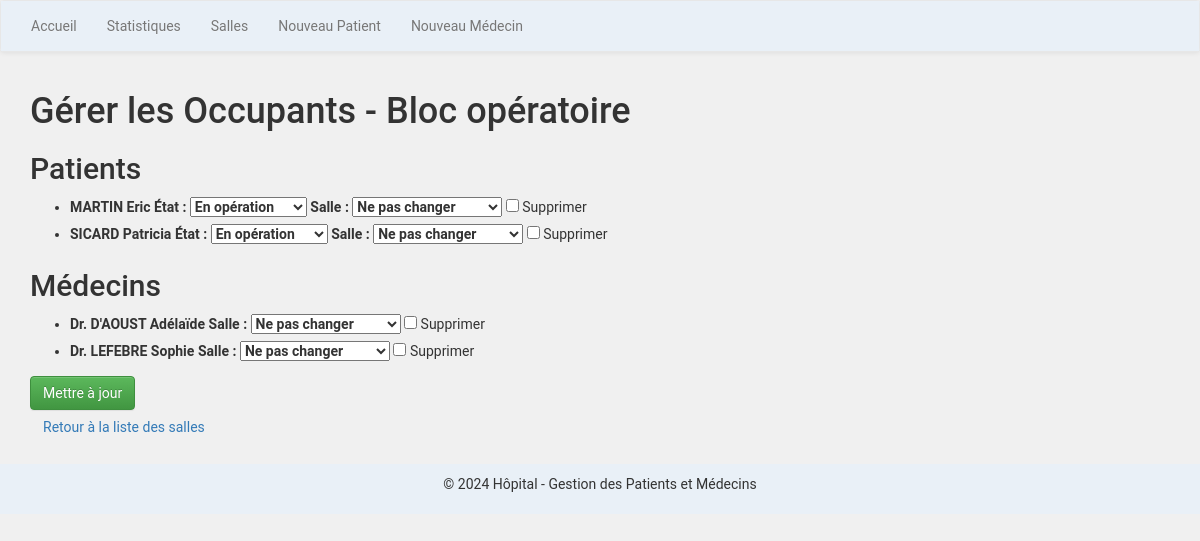
Screenshot of /salles/6/gerer/ with the database file from the repository.
### hopital/models.py (models this page shows, shortened)
class Salle(models.Model):
    nom = models.CharField(max_length=100)
    capacite = models.IntegerField(null=True, blank=True)

class Patient(models.Model):
    Etat_de_sante_liste = [
        ('Bonne santé', 'Bonne santé'),
        ('Décédé', 'Décédé'),
        ('Hospitalisé', 'Hospitalisé'),
        ('En opération', 'En opération'),
        ('Repos', 'Repos'),
        ('En réanimation', 'En réanimation'),
    ]
    numero_de_sécurite_sociale = models.IntegerField(null=False, blank=False)
    nom = models.CharField(max_length=100)
    prenom = models.CharField(max_length=100)
    date_naissance = models.DateField()
    date_arrivee = models.DateField(null=True, blank=True)
    etat_de_sante = models.CharField(
        max_length=50, choices=Etat_de_sante_liste, default='Bonne santé'
    )
    salle = models.ForeignKey('Salle', on_delete=models.SET_NULL, null=True, blank=True, related_name='patients')
    soigne = models.BooleanField(default=False)

class Medecin(models.Model):
    nom = models.CharField(max_length=100)
    prenom = models.CharField(max_length=100)
    date_naissance = models.DateField()
    salle = models.ForeignKey('Salle', on_delete=models.SET_NULL, null=True, blank=True, related_name='medecins')

### hopital/views.py (the view, shortened to what this page needs)
# urls.py: path('salles/<int:salle_id>/gerer/', views.gerer_occupants, name='gerer_occupants'),
def gerer_occupants(request, salle_id):
    salle = get_object_or_404(Salle, id=salle_id)
    patients = salle.patients.all()
    medecins = salle.medecins.all()
    salles_disponibles = Salle.objects.exclude(id=salle_id)
    return render(request, 'hopital/gerer_occupants.html', {
        'salle': salle,
        'patients': patients,
        'medecins': medecins,
        'salles_disponibles': salles_disponibles,
    })

### hopital/templates/hopital/gerer_occupants.html (shortened to what this page needs)
{% extends "hopital/base.html" %}
{% block content %}
    <h1>Gérer les Occupants - {{ salle.nom }}</h1>
    <form method="post">
        <h2>Patients</h2>
        <ul>
            {% for patient in patients %}
                <li>
                    <strong>{{ patient.nom }} {{ patient.prenom }}</strong>
                    <label>État :
                        <select name="etat_patient_{{ patient.id }}">
                            <option value="En opération" {% if patient.etat_de_sante == "En opération" %}selected{% endif %}>En opération</option>
                        </select>
                    </label>
                    <label>Salle :
                        <select name="salle_patient_{{ patient.id }}">
                            <option value="">Ne pas changer</option>
                        </select>
                    </label>
                    <input type="checkbox" name="supprimer_patient" value="{{ patient.id }}"> Supprimer
                </li>
            {% endfor %}
        </ul>
        <h2>Médecins</h2>
        <ul>
            {% for medecin in medecins %}
                <li>
                    <strong>Dr. {{ medecin.nom }} {{ medecin.prenom }}</strong>
                    <label>Salle :
                        <select name="salle_medecin_{{ medecin.id }}">
                            <option value="">Ne pas changer</option>
                        </select>
                    </label>
                    <input type="checkbox" name="supprimer_medecin" value="{{ medecin.id }}"> Supprimer
                </li>
            {% endfor %}
        </ul>
        <button type="submit" class="btn btn-success">Mettre à jour</button>
    </form>
    <a href="{% url 'liste_salles' %}" class="btn btn-secondary">Retour à la liste des salles</a>
{% endblock %}

### rows the page displays
Salle: nom "Bloc opératoire"
Patient: nom "MARTIN", prenom "Eric", etat_de_sante+id "En opération"
Patient: nom "SICARD", prenom "Patricia", etat_de_sante+id "En opération"
Medecin: nom "D'AOUST", prenom "Adélaïde"
Medecin: nom "LEFEBRE", prenom "Sophie"
